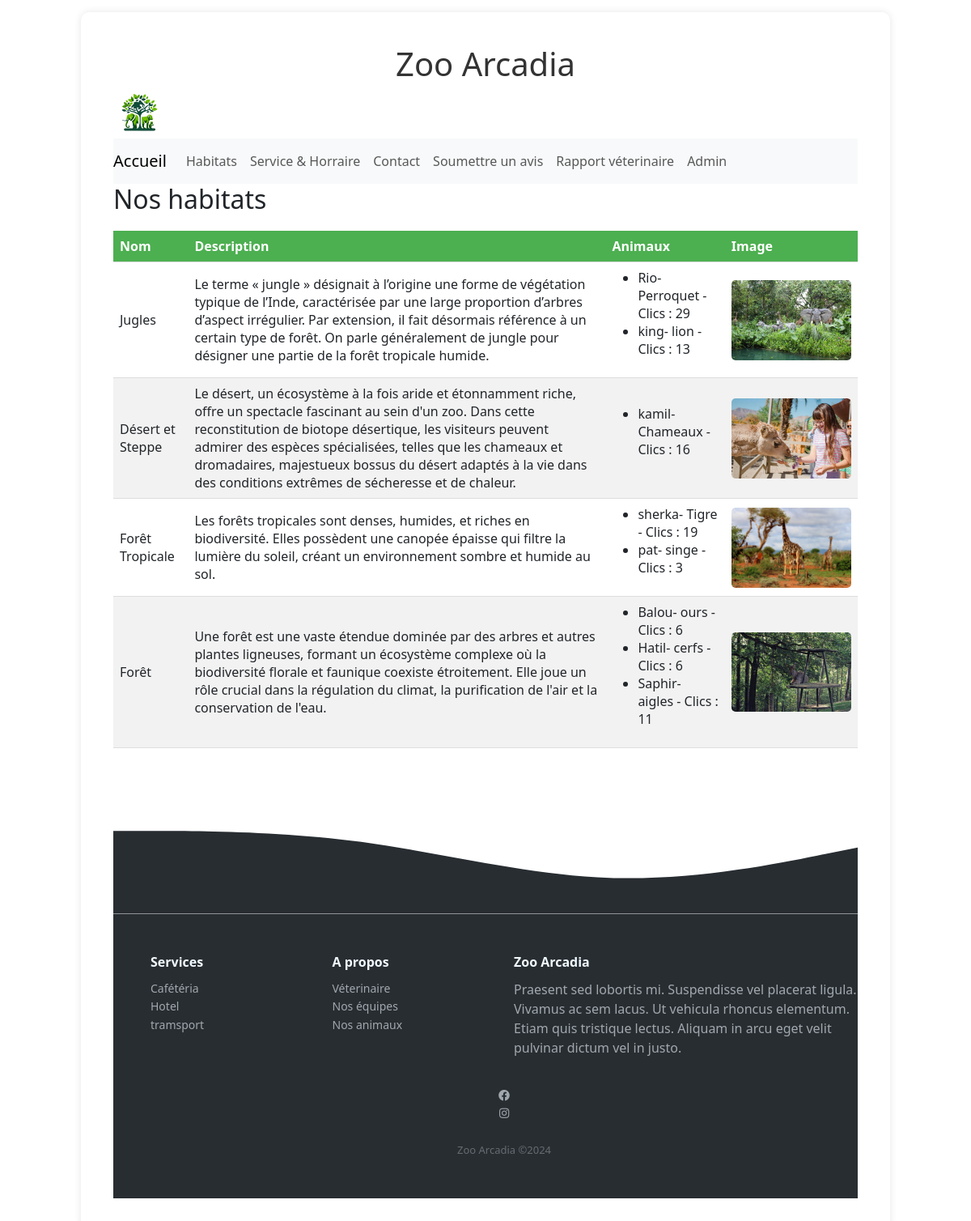
The page /habitat/ on the database its author committed.
### liste/models.py (models this page shows, shortened)
class Habitat(models.Model):
    nom = models.CharField(max_length=50)
    description = models.TextField()
    commentaire_habitat = models.TextField(null=True, blank=True)

class Animal(models.Model):
    prenom = models.CharField(max_length=50)
    etat = models.CharField(max_length=50)
    habitat = models.ForeignKey(Habitat, related_name='animaux', on_delete=models.CASCADE)
    race = models.ForeignKey(Race, related_name='animaux', on_delete=models.SET_NULL, null=True, default=1)
    image = models.ImageField(upload_to='animals/', verbose_name=_("Image de l'animal"))
    clics = models.IntegerField(default=0)  # Champ pour les cliques sur l'animal

class Race(models.Model):
    label = models.CharField(max_length=50)

class Image(models.Model):
    image_data = models.ImageField(upload_to='images/')
    animal = models.ForeignKey('Animal', related_name='images', on_delete=models.CASCADE)
    habitat = models.ForeignKey('Habitat', related_name='images', on_delete=models.CASCADE, null=True, blank=True)

### liste/views.py (the view)
# urls.py: path('habitat/', views.habitat, name='habitat'),
def habitat(request):
    habitats = Habitat.objects.prefetch_related('animaux', 'images').all()# Préchargez les animaux et les images associées
    context = {'habitats': habitats}
    return render(request, 'liste/habitat.html', context)

### liste/templates/liste/habitat.html (shortened to what this page needs)
{% load static %}
<html lang="fr">
  <head>
    <link
      rel="stylesheet"
      href="https://cdnjs.cloudflare.com/ajax/libs/font-awesome/5.15.3/css/all.min.css"
    />
    <link
      href="https://cdn.jsdelivr.net/npm/bootstrap@5.3.2/dist/css/bootstrap.min.css"
      rel="stylesheet"
    />
    <link
      rel="stylesheet"
      rel="stylesheet"
      href="{% static 'liste/style.css' %}"
    />
  </head>
  <body>
    <div class="main-content">
    <div class="h1-container">
      <h1>Zoo Arcadia</h1>
    </div>
      <header>
        <a class="navbar-brand" href="/">
          <img src="{% static 'liste/images/logo.png' %}" alt="Logo Zoo Arcadia" style="height: 60px;">
      </a>
          <nav class="navbar navbar-expand-lg navbar-light bg-light">
              <a class="navbar-brand" href="/">Accueil</a>
              <div class="collapse navbar-collapse" id="navbarNav">
                <ul class="navbar-nav">
                  <li class="nav-item active">
                    <a class="nav-link" href="/habitat">Habitats <span class="sr-only">(current)</span></a>
                  </li>
                  <li class="nav-item">
                    <a class="nav-link" href="/service">Service & Horraire </a>
                  </li>
                  <li class="nav-item">
                    <a class="nav-link" href="/contact">Contact</a>
                  </li>
                <li class="nav-item">
                  <a class="nav-link" href="/submit_avis">Soumettre un avis</a>
                </li>
              <li class="nav-item">
                <a class="nav-link" href="/rapport">Rapport véterinaire</a>
              </li>
                <li class="nav-item">
                  <a class="nav-link" href="/admin">Admin</a>
                </li>
                </ul>
              </div>
            </nav>
  </head>
  <body>
    <h2>Nos habitats</h2>
<table>
    <thead>
        <tr>
            <th>Nom</th>
            <th>Description</th>
            <th>Animaux</th>
            <th>Image</th>
        </tr>
    </thead>
    <tbody>
        {% for habitat in habitats %}
        <tr>
            <td>{{ habitat.nom }}</td>
            <td>{{ habitat.description }}</td>
            <td>
                {% if habitat.animaux.exists %}
                <ul>
                    {% for animal in habitat.animaux.all %}
                    <li>
                        <span class="animal-name"onmouseover="showImage(this)"
                        onmouseout="hideImage(this)" onclick="incrementClick({{ animal.id }})">
                            {{ animal.prenom }}- {{ animal.race.label }} - Clics : <span id="clicks-count-{{ animal.id }}">{{ animal.clics }}</span>
                        </span>
                    </li>
                    {% endfor %}
                </ul>
                {% else %}
                <p>Aucun animal dans cet habitat.</p>
                {% endif %}
            </td>
            <td>
                {% if habitat.images.exists %}
                <img src="{{ habitat.images.first.image_data.url }}" alt="Image of {{ habitat.nom }}" style="width: 100%; max-width: 700px; height: auto;">
                {% else %}
                <p>Pas d'image disponible.</p>
                {% endif %}
            </td>
        </tr>
        {% endfor %}
    </tbody>
</table>
    <div class="svg-image"><svg xmlns="http://www.w3.org/2000/svg" viewBox="0 0 1440 320">
      <path fill="#282d32" fill-opacity="1" d="M0,160L80,160C160,160,320,160,480,181.3C640,203,800,245,960,250.7C1120,256,1280,224,1360,208L1440,192L1440,320L1360,320C1280,320,1120,320,960,320C800,320,640,320,480,320C320,320,160,320,80,320L0,320Z"></path>
    </svg></div>
<footer>
  <div class="footer-dark">
      <footer>
          <div class="container-media">
              <div class="row">
                  <div class="col-sm-6 col-md-3 item">
                      <h3>Services</h3>
                      <ul>
                          <li><a href="#"> Cafétéria </a></li>
                          <li><a href="#"> Hotel </a></li>
                          <li><a href="#"> tramsport </a></li>
                      </ul>
                  </div>
                  <div class="col-sm-6 col-md-3 item">
                      <h3>A propos</h3>
                      <ul>
                          <li><a href="#">Véterinaire</a></li>
                          <li><a href="#">Nos équipes</a></li>
                          <li><a href="#">Nos animaux</a></li>
                      </ul>
                  </div>
                  <div class="col-md-6 item text">
                      <h3>Zoo Arcadia</h3>
                      <p>Praesent sed lobortis mi. Suspendisse vel placerat ligula.
                         Vivamus ac sem lacus. Ut vehicula rhoncus elementum.
                         Etiam quis tristique lectus. Aliquam in arcu eget velit
                          pulvinar dictum vel in justo.</p>
                  </div>
                  <div>
                  <ul class="text-center">
                    <li>
                        <a class="facebook" href="https://www.facebook.com/votrepagefacebook" target="_blank">
                            <i class="fab fa-facebook" aria-hidden="true"></i>
                        </a>
                    </li>
                    <li>
                        <a class="instagram" href="https://www.instagram.com/votrepageinstagram" target="_blank">
                            <i class="fab fa-instagram" aria-hidden="true"></i>
                        </a>
                    </li>
                </ul>
              <p class="copyright">Zoo Arcadia ©2024</p>
          </div>
      </footer>
  </div>
</div>
</body>
</html>

### liste/static/liste/style.css (style rules this page uses)
.main-content { margin: 15px auto; width: 90%; max-width: 1000px; background-color: #ffffff; padding: 40px; border-radius: 10px; box-shadow: 0 0 10px rgba(12, 5, 5, 0.1); }
.h1-container { text-align: center; animation-name: titel; animation-duration: 2s; }
.container-media { margin-left:5%; }
.footer-dark { padding:50px 0; color:#f0f9ff; background-color:#282d32; }
.footer-dark h3 { margin-top:0; margin-bottom:12px; font-weight:bold; font-size:16px; }
.footer-dark ul { padding:0; list-style:none; line-height:1.6; font-size:14px; margin-bottom:0; }
.footer-dark ul a { color:inherit; text-decoration:none; opacity:0.6; }
.footer-dark .item.text { margin-bottom:36px; }
.footer-dark .item.text p { opacity:0.6; margin-bottom:0; }
.footer-dark .copyright { text-align:center; padding-top:24px; opacity:0.3; font-size:13px; margin-bottom:0; }
table { width: 100%; border-collapse: collapse; margin-top: 20px; }
th, td { padding: 8px; text-align: left; border-bottom: 1px solid #ddd; }
th { background-color: #4CAF50; color: white; }
img { width: 100px; height: auto; border-radius: 5px; }
thead th { position: sticky; top: 0; z-index: 10; }
tr:nth-child(even) { background-color: #f2f2f2; }
h1 { text-align: center; color: #333; }
.navbar-brand img { width: auto; height: 50px; }
.animal-name { cursor: pointer; }

### rows shown on the page
Habitat: nom "Jugles", description "Le terme « jungle » désignait à l’origine une forme de végétation typique de l’Inde, caractérisée par une large proportion d’arbres d’aspect irrégulier. Par extension, il fait désormais référence à un certain type de forêt. On parle généralement de jungle pour désigner une partie de la forêt tropicale humide.", images.first.image_data (picture)
Animal: prenom "Rio", race.label "Perroquet", clics "29"
Animal: prenom "king", race.label "lion", clics "13"
Habitat: nom "Désert et Steppe", description "Le désert, un écosystème à la fois aride et étonnamment riche, offre un spectacle fascinant au sein d'un zoo. Dans cette reconstitution de biotope désertique, les visiteurs peuvent admirer des espèces spécialisées, telles que les chameaux et dromadaires, majestueux bossus du désert adaptés à la vie dans des conditions extrêmes de sécheresse et de chaleur.", images.first.image_data (picture)
Animal: prenom "kamil", race.label "Chameaux", clics "16"
Habitat: nom "Forêt Tropicale", description "Les forêts tropicales sont denses, humides, et riches en biodiversité. Elles possèdent une canopée épaisse qui filtre la lumière du soleil, créant un environnement sombre et humide au sol.", images.first.image_data (picture)
Animal: prenom "sherka", race.label "Tigre", clics "19"
Animal: prenom "pat", race.label "singe", clics "3"
Habitat: nom "Forêt", description "Une forêt est une vaste étendue dominée par des arbres et autres plantes ligneuses, formant un écosystème complexe où la biodiversité florale et faunique coexiste étroitement. Elle joue un rôle crucial dans la régulation du climat, la purification de l'air et la conservation de l'eau.", images.first.image_data (picture)
Animal: prenom "Balou", race.label "ours", clics "6"
Animal: prenom "Hatil", race.label "cerfs", clics "6"
Animal: prenom "Saphir", race.label "aigles", clics "11"
